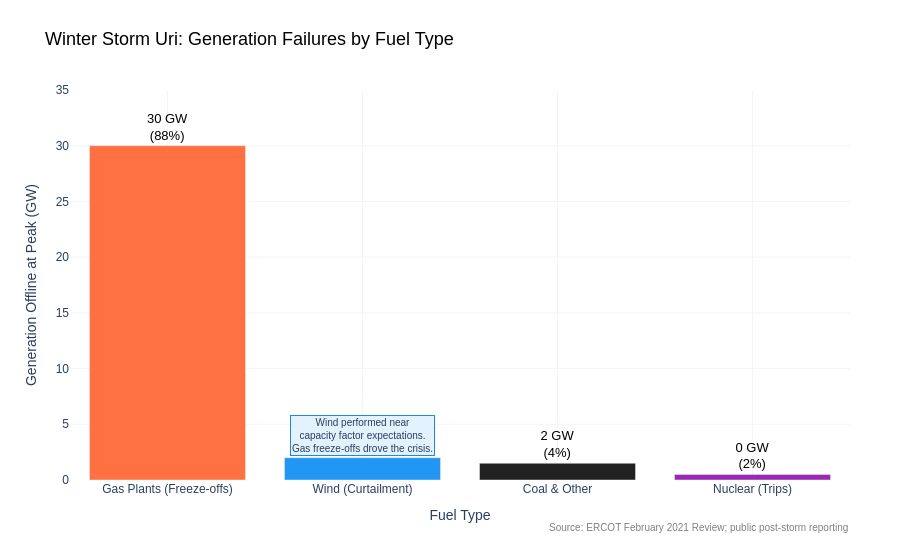

The notebook cell saved with this chart:
### Code cell
fuel_failure_data = pd.DataFrame({'fuel_type':['Gas Plants\n(Freeze-offs)','Wind\n(Curtailment)','Coal & Other','Nuclear\n(Trips)'],'gw_offline':[30.0,2.0,1.5,0.5],'pct_of_shortfall':[88.2,5.9,4.4,1.5],'color':['#FF7043','#2196F3','#212121','#9C27B0']})
print('Fuel failure breakdown:'); print(fuel_failure_data.to_string(index=False))
fig = go.Figure(go.Bar(x=fuel_failure_data['fuel_type'], y=fuel_failure_data['gw_offline'], marker_color=fuel_failure_data['color'], text=[f'{v:.0f} GW<br>({p:.0f}%)' for v,p in zip(fuel_failure_data['gw_offline'], fuel_failure_data['pct_of_shortfall'])], textposition='outside', textfont=dict(size=13, color='black')))
fig = apply_chart_standard(fig, 'Winter Storm Uri: Generation Failures by Fuel Type', 'Fuel Type', 'Generation Offline at Peak (GW)', source='Source: ERCOT February 2021 Review; public post-storm reporting')
fig.update_yaxes(range=[0,35])
fig.add_annotation(x='Wind\n(Curtailment)', y=4, text='Wind performed near<br>capacity factor expectations.<br>Gas freeze-offs drove the crisis.', showarrow=False, bgcolor='#E3F2FD', bordercolor='#1E88E5', font=dict(size=10))
save_chart(fig, 'chart_3b_uri_fuel_failures')
fig.show()

### Figure 1 — Plotly figure (JSON) as saved in the notebook; plotly's stock layout.template omitted (floating-point values rounded to 4 significant figures)
{"data": [{"marker": {"color": ["#FF7043", "#2196F3", "#212121", "#9C27B0"]}, "text": ["30 GW<br>(88%)", "2 GW<br>(6%)", "2 GW<br>(4%)", "0 GW<br>(2%)"], "textfont": {"color": "black", "size": 13}, "textposition": "outside", "type": "bar", "x": ["Gas Plants\n(Freeze-offs)", "Wind\n(Curtailment)", "Coal & Other", "Nuclear\n(Trips)"], "y": [30.0, 2.0, 1.5, 0.5]}], "layout": {"annotations": [{"font": {"color": "gray", "size": 10}, "showarrow": false, "text": "Source: ERCOT February 2021 Review; public post-storm reporting", "x": 1.0, "xanchor": "right", "xref": "paper", "y": -0.14, "yref": "paper"}, {"bgcolor": "#E3F2FD", "bordercolor": "#1E88E5", "font": {"size": 10}, "showarrow": false, "text": "Wind performed near<br>capacity factor expectations.<br>Gas freeze-offs drove the crisis.", "x": "Wind\n(Curtailment)", "y": 4}], "font": {"family": "Arial", "size": 12}, "hovermode": "x unified", "margin": {"b": 80, "l": 70, "r": 50, "t": 90}, "paper_bgcolor": "white", "plot_bgcolor": "white", "title": {"font": {"color": "black", "family": "Arial", "size": 18}, "text": "Winter Storm Uri: Generation Failures by Fuel Type"}, "xaxis": {"gridcolor": "#F5F5F5", "showgrid": true, "title": {"font": {"size": 14}, "text": "Fuel Type"}}, "yaxis": {"gridcolor": "#F5F5F5", "range": [0, 35], "showgrid": true, "title": {"font": {"size": 14}, "text": "Generation Offline at Peak (GW)"}}}}
